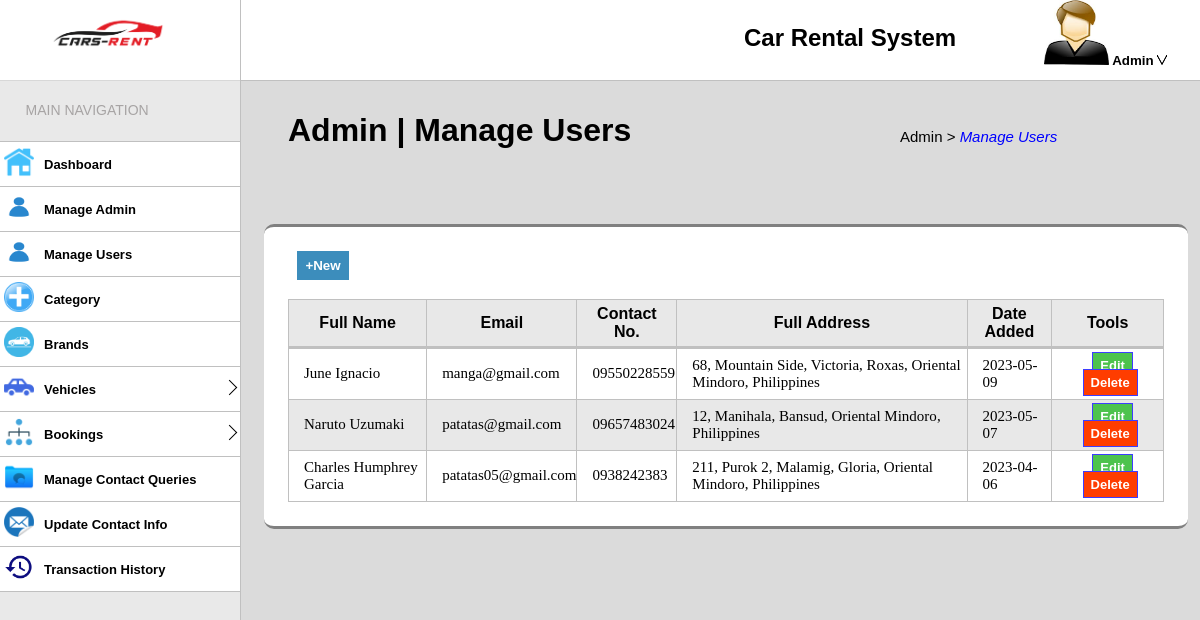
The page /users.php on the database its author committed.
### tables this page shows
CREATE TABLE `tblusers` (
  `user_id` int(11) NOT NULL,
  `First_Name` varchar(120) NOT NULL,
  `Last_Name` varchar(120) NOT NULL,
  `Email` varchar(100) NOT NULL,
  `Password` varchar(100) NOT NULL,
  `ContactNo` char(11) NOT NULL,
  `house_no` varchar(20) DEFAULT NULL,
  `street` varchar(100) DEFAULT NULL,
  `Barangay` varchar(100) NOT NULL,
  `City` varchar(100) NOT NULL,
  `ZipCode` int(4) NOT NULL,
  `Province` varchar(100) NOT NULL,
  `Country` varchar(100) NOT NULL,
  `RegDate` date NOT NULL
);

### users.php (the view, shortened to what this page needs)
<?php
	include("include/connection.php");
?>
<!DOCTYPE html>
<html>
<head>
	<link rel="stylesheet" type="text/css" href="css/style.css">
	<link rel="stylesheet" type="text/css" href="css/users.css">
	<link rel="stylesheet" type="text/css" href="css/animate.min.css">
</head>
<body>
	<h1 class="path">Admin | Manage Users</h1>
	<p class="path1">Admin > <i style="color: blue;">Manage Users</i> </p>
	<div class="top-left">
		<img src="img/logo.png">
	</div>
	<div class="top-right">
		<h2>Car Rental System</h2>
		<button href class="dropdown">
			<img src="img/user.jpg" class="icon">
			Admin
			<img src="img/dropdown.png" class="down">
		</button>
	</div>
	<div class="bottom-left">
		<span style="font-family: 'Arial',sans-serif;font-size: 14px;position: absolute;top: 3%;
		left: 11%;color: #a7a4a4;">MAIN NAVIGATION</span>
		<div class="images" style="margin-top: 61px;border-top: 1px solid silver;">
			<span><img src="img/home.png"></span>
			<span class="secspan"><a class="navbtn" href="admin.php" >Dashboard</a></span>
		</div>
		<div class="images">
			<span><img src="img/person.png"></span>
			<span class="secspan"><a class="navbtn" href="manageadmin.php" >Manage Admin</a></span>
		</div>
		<div class="images">
			<span><img src="img/person.png"></span>
			<span class="secspan"><a class="navbtn" href="users.php" >Manage Users</a></span>
		</div>
		<div class="images">
			<span><img src="img/add.png"></span>
			<span class="secspan"><a class="navbtn" href="category.php" >Category</a></span>
		</div>
		<div class="images">
			<span><img src="img/brand.png"></span>
			<span class="secspan"><a class="navbtn" href="brand.php" >Brands</a></span>
		</div>
		<div class="images">
			<span><img src="img/vehicle.png"></span>
			<span class="secspan"><button id="vehicle" class="navbtn" href="vehicle.php" >Vehicles</button></span>
			<span class="arrowcase1"><div class="arrow1"></div></span>
		</div>
		<div class="images">
			<span><img src="img/booking.png"></span>
			<span class="secspan"><button id="bookings" class="navbtn" href="#" >Bookings</button></span>
			<span class="arrowcase2"><div class="arrow2"></div></span>
		</div>
		<div class="images">
			<span><img src="img/message.png"></span>
			<span class="secspan"><a class="navbtn" href="contactqueries.php" >Manage Contact Queries</a></span>
		</div>
		<div class="images">
			<span><img src="img/contactinfo.png"></span>
			<span class="secspan"><a class="navbtn" href="upcontactinfo.php" >Update Contact Info</a></span>
		</div>
		<div class="images">
			<span><img src="img/history.png"></span>
			<span class="secspan"><a class="navbtn" href="transaction.php" >Transaction History</a></span>
		</div>
	</div>
	<div class="tablebox">
		<button class="add">+New</button>
		<table>
				<tr style="border-bottom: 3px solid silver;font-family: 'Raleway', sans-serif;">
					<th>Full Name</th>
					<th>Email</th>
					<th>Contact No.</th>
					<th>Full Address</th>
					<th>Date Added</th>
					<th>Tools</th>
				</tr>
				<?php
					$sql_show = "SELECT * from tblusers order by user_id desc";
					$result = $conn->query($sql_show);
					if ($result->num_rows > 0) {
						while ($rows = $result->fetch_assoc()) {
				?>
					<tr>
						<td><?php echo $rows['First_Name']." ".$rows['Last_Name']; ?></td>
						<td><?php echo $rows['Email']; ?></td>
						<td><?php echo $rows['ContactNo']; ?></td>
						<?php
							if ($rows['house_no'] == '') {
						?>
							<td><?php echo $rows['street'].", ".$rows['Barangay'].", ".$rows['City'].", ".$rows['Province'].", ".$rows['Country']; ?></td>
						<?php
							}
							else if($rows['street'] == ''){
						?>
							<td><?php echo $rows['house_no'].", ".$rows['Barangay'].", ".$rows['City'].", ".$rows['Province'].", ".$rows['Country']; ?></td>
						<?php
							}
							else if($rows['house_no'] == '' && $rows['street'] == ''){
						?>
							<td><?php echo $rows['Barangay'].", ".$rows['City'].", ".$rows['Province'].", ".$rows['Country']; ?></td>
						<?php
							}
							else{
						?>
							<td><?php echo $rows['house_no'].", ". $rows['street'].", ".$rows['Barangay'].", ".$rows['City'].", ".$rows['Province'].", ".$rows['Country']; ?></td>
						<?php
							}
						?>
						<td><?php echo $rows['RegDate']; ?></td>
						<td style="text-align: center;">
							<form method="get">
								<a class="edit" href="upuser.php?edit=<?php echo $rows['user_id']; ?>">Edit</a>
								<a class="delete" href="users.php?del=<?php echo $rows['user_id']; ?>">Delete<a/>
							</form>
						</td>
					</tr>
				<?php
						}
					}
				?>
		</table>
	</div>
</body>
</html>

### css/style.css (style rules this page uses)
* { padding: 0; margin: 0; }
body { overflow:scroll; z-index: 1; background-color: #80808047; }
.path { font-family: "Agency FB", sans-serif; position: absolute; top: 14%; left: 24%; }
.path1 { position: absolute; top: 16%; left: 75%; font-family: "Raleway", sans-serif; font-weight: 100; font-size: 15px; }
.top-left { width: 20%; height: 10%; position: fixed; top: 0; border-bottom: 1px solid silver; background-color: white; }
.top-left img { margin-left: 20%; width: 50%; margin-top: 5%; }
.top-right { border-left: 1px solid silver; width: 80%; height: 10%; position: fixed; top: 0; left: 20%; border-bottom: 1px solid silver; background-color: white; z-index: 3; }
.bottom-left { width: 20.1%; height: 90%; position: fixed; top: 10%; left: -1px; background-color: #ffffff61; border-right:1px solid silver; }
.top-right h2 { font-family: "Raleway", sans-serif; position: fixed; top: 3%; left: 62%; }
.dropdown { background-color: white; border: none; position: fixed; top: 0%; left: 87%; font-weight: 700; }
.dropdown .icon { width: 65px; height: 65px; ; }
.dropdown .down { width: 10px; height: 10px; }
.bottom-left .images { background-color: white; width: 100%; transition: ease-in-out .2s ; display: flex; border-bottom: 1px solid silver; }
.bottom-left .images span img { width: 30px; height: 30px; margin: 5px 5px 0 5px; }
.bottom-left .images .secspan { flex-grow:1; }
.bottom-left .images .navbtn { text-decoration: none; color: black; font-family: "Raleway", sans-serif; font-size: 13px; font-weight: 700; display: flex; border:none; transition: ease-in-out .2s ; padding: 15px 0 14px 5px; background-color: white; }
.bottom-left .images button { width: 100%; }
.arrow1 { border-top: 1px solid black; border-right: 1px solid black; width: 10px; height: 10px; z-index: 3; transform: rotate(45deg); margin-top: 15px; margin-right: 5px; transition: ease-in-out .3s; }
.arrow2 { border-top: 1px solid black; border-right: 1px solid black; width: 10px; height: 10px; z-index: 3; transform: rotate(45deg); margin-top: 15px; margin-right: 5px; transition: ease-in-out .3s; }

### css/users.css (style rules this page uses)
.tablebox { background-color: white; width: 73%; position: absolute; top: 28%; right: 1%; border-radius: 10px; border-top: 3px solid gray; border-bottom: 3px solid gray; padding:2%; display: flex; flex-direction: column; }
.tablebox table { width: 100%; margin-top: 1%; }
.tablebox table,tr,th,td { border:1px solid silver; border-collapse: collapse; padding: 5px; }
.tablebox table tr:nth-child(odd) { background-color: #8080802e; }
.tablebox tr td { font-size: 17px; }
.tablebox tr td .edit { background-color: #4dc34d; color: white; padding: 5px 7px 5px 7px; border:1px solid #3d3dff; font-weight: 600; margin-right: 5px; }
.tablebox tr td .delete { background-color: #ff3d00; color: white; padding: 5px 7px 5px 7px; border:1px solid #3d3dff; font-weight: 600; }
.tablebox .add { background-color: #3c8dbc; padding: 7px; font-weight: 700; color: white; border:none; margin-bottom: 10px; position: relative; left: 1%; width: 6%; }
.tablebox table tr td { font-size: 15px; padding: 8px 0 8px 15px; }
.tablebox table tr td a { font-weight: 500; font-size: 13px; text-decoration: none; color: white; font-weight: 700; font-family: sans-serif; border: none; padding: 5px; }

### rows shown on the page
tblusers: First_Name "June", Last_Name "Ignacio", Email "manga@gmail.com", ContactNo "09550228559", house_no "68", street "Mountain Side", Barangay "Victoria", City "Roxas", Province "Oriental Mindoro", Country "Philippines", RegDate "2023-05-09"
tblusers: First_Name "Naruto", Last_Name "Uzumaki", Email "patatas@gmail.com", ContactNo "09657483024", street "12", Barangay "Manihala", City "Bansud", Province "Oriental Mindoro", Country "Philippines", RegDate "2023-05-07"
tblusers: First_Name "Charles Humphrey", Last_Name "Garcia", Email "patatas05@gmail.com", ContactNo "0938242383", house_no "211", street "Purok 2", Barangay "Malamig", City "Gloria", Province "Oriental Mindoro", Country "Philippines", RegDate "2023-04-06"
